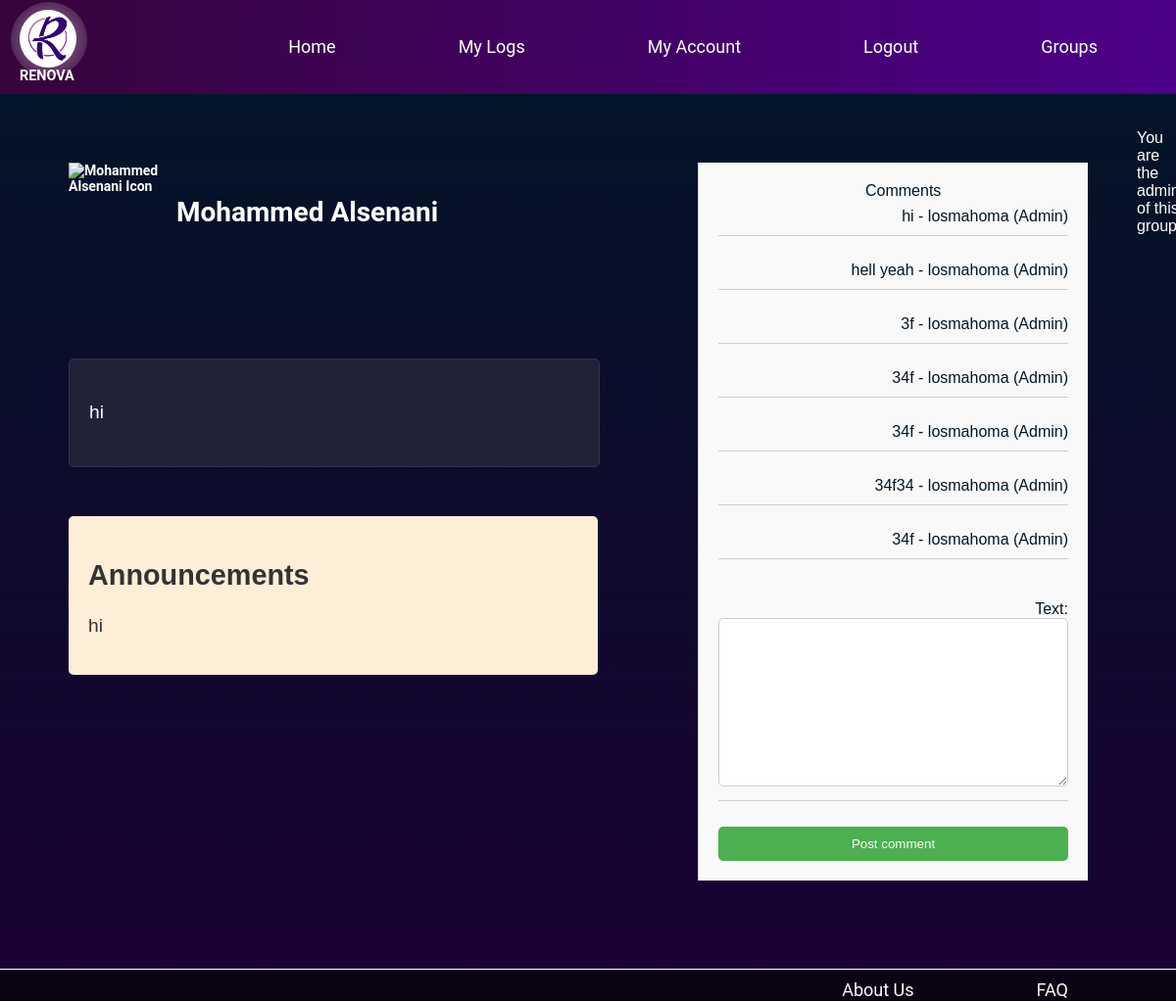
The app's page /renova/groups/mohammed-alsenani/ (signed in) with its own data.
### renova/models.py (models this page shows, shortened)
class Group(models.Model):
    name = models.CharField(max_length=255, unique=True, primary_key=True)
    admin = models.ForeignKey(User, on_delete=models.CASCADE, default=1)
    members = models.ManyToManyField(User, related_name='member_groups', blank=True)
    creation_date = models.DateField(default=timezone.now)
    icon = models.ImageField(upload_to='group_icons', blank=True)
    activities = models.CharField(max_length=255, blank=True)
    description = models.TextField(blank=True)
    announcements = models.TextField(blank=True)
    slug = models.SlugField(unique=True)

class Comment(models.Model):
    group = models.ForeignKey(Group, on_delete=models.CASCADE, related_name='comments')
    user = models.ForeignKey(User, on_delete=models.CASCADE)
    text = models.TextField()
    creation_date = models.DateField(default=timezone.now)
    likes = models.PositiveIntegerField(default=0)

### renova/views.py (the view, shortened to what this page needs)
# urls.py: path('groups/<slug:group_name_slug>/', views.group, name='group'),
@login_required
def group(request, group_name_slug=None):
    context_dict = {}
    try:
        group = Group.objects.get(slug=group_name_slug)
        context_dict['group'] = group
        context_dict['form'] = CommentForm()
    except Group.DoesNotExist:
        context_dict['group'] = None
    if group_name_slug:
        return render(request, 'renova/group.html', context_dict)
    else:
        return HttpResponse("Group not found")

### renova/forms.py
class CommentForm(forms.ModelForm):
    class Meta:
        model = Comment
        fields = ['text']

### templates/renova/group.html (shortened to what this page needs)
{% extends "base.html" %}
{% load static %}
{% block content %}
    {% if group %}
        <div class="container">
            <div class="columns">
                <div id="group-logo">
                    {% if group.icon %}
                        <img src="{{ group.icon.url }}" alt="{{ group.name }} Icon">
                    {% else %}
                        <img alt="{{ group.name }} Icon">
                    {% endif %}
                    <h1>{{ group.name }}</h1>
                </div>
                <div id="group-description">
                    <p>{{ group.description }}</p>
                </div>
                <div id="group-announcements">
                    <h2>Announcements</h2>
                    <p>{{ group.announcements }}</p>
                </div>
            </div>
            <div class="comment-section rightalign leftline">
                <div class="leftalign">Comments</div>
                {% for comment in group.comments.all %}
                    <p>{{ comment.text }} - {{ comment.user.username }}{% if comment.user == group.admin %} (Admin){% else %} (Member){% endif %}</p>
                {% endfor %}
                {% if request.user == group.admin or request.user in group.members.all %}
                    <form method="post">
                        {{ form.as_p }}
                        <button type="submit">Post comment</button>
                    </form>
                {% endif %}
            </div>
            {% if request.user == group.admin %}
                <p>You are the admin of this group.</p>
            {% elif request.user in group.members.all %}
                <form method="post" action="{% url 'renova:leave_group' group.slug %}">
                    {% csrf_token %}
                    <button type="submit">Leave Group</button>
                </form>
            {% else %}
                <form method="post" action="{% url 'renova:join_group' group.slug %}">
                    {% csrf_token %}
                    <button type="submit">Join Group</button>
                </form>
            {% endif %}
        </div>
    {% else %}
        <p>Group not found.</p>
    {% endif %}
{% endblock %}

### static/base.css (style rules this page uses)
body, ul { margin: 0; padding: 0; }
body { font-family: Arial, sans-serif; display: flex; flex-direction: column; min-height: 100vh; background: linear-gradient(to top, #1a0033, #011627); color: #FDFFFC; }
.leftalign { float: left; margin-left: 150px; }
.rightalign { float: right; margin-right: 150px; padding-left: 100px; }
.container { display: flex; justify-content: space-between; }
main > div { display: flex; }
.columns { display: flex; flex-direction: column; }
.leftline { text-align: right; border-left: 1px solid #FDFFFC; }
#group-logo { margin: 50px; font-size : 14px; font-family: 'Roboto', sans-serif; font-weight: bold; position: relative; z-index: 2; display: flex; align-items: center; gap: 10px; }
#group-logo img { height: 100px; width: 100px; }
#group-description { background-color: #212138; width: 500px; padding: 20px; margin: 50px; border-radius: 5px; border: 1px solid #313153; font-size: 1.2em; line-height: 1.6; }
#group-announcements { width: 500px; background-color: #fdeed8; padding: 20px; border-radius: 5px; font-size: 1.2em; color: #333; margin: 0 50px; }
.comment-section { margin: 50px; background-color: #f9f9f9; padding: 20px; border-left: 1px solid #ccc; color: #011627; }
.comment-section p { border-bottom: 1px solid #ccc; padding: 10px 0; }
.comment-section form { display: flex; flex-direction: column; gap: 10px; }
.comment-section form input, .comment-section form textarea { padding: 10px; border: 1px solid #ccc; border-radius: 5px; }
.comment-section form button { padding: 10px 20px; background-color: #4CAF50; color: white; border: none; border-radius: 5px; cursor: pointer; }

### records on screen
Group: name "Mohammed Alsenani", description "hi", announcements "hi"
Comment: text "hi", user.username "losmahoma", shows "(Admin)"
Comment: text "hell yeah", user.username "losmahoma", shows "(Admin)"
Comment: text "3f", user.username "losmahoma", shows "(Admin)"
Comment: text "34f", user.username "losmahoma", shows "(Admin)"
Comment: text "34f", user.username "losmahoma", shows "(Admin)"
Comment: text "34f34", user.username "losmahoma", shows "(Admin)"
Comment: text "34f", user.username "losmahoma", shows "(Admin)"
